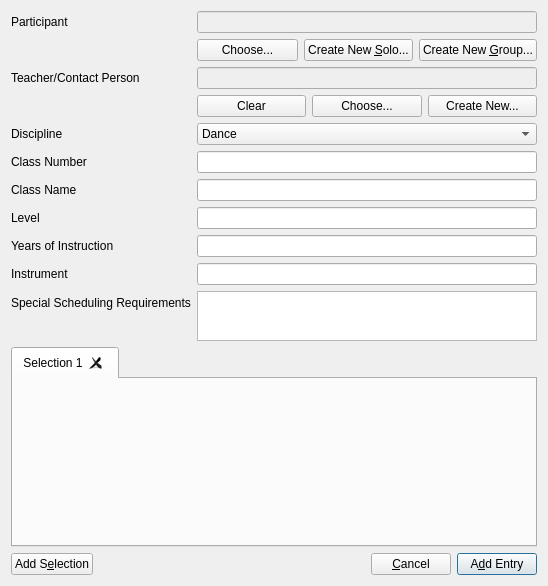
<?xml version="1.0" encoding="UTF-8"?>
<ui version="4.0">
 <class>AddEntryDialog</class>
 <widget class="QDialog" name="AddEntryDialog">
  <property name="windowModality">
   <enum>Qt::ApplicationModal</enum>
  </property>
  <property name="geometry">
   <rect>
    <x>0</x>
    <y>0</y>
    <width>548</width>
    <height>586</height>
   </rect>
  </property>
  <property name="windowTitle">
   <string>Add Entry</string>
  </property>
  <layout class="QGridLayout" name="gridLayout">
   <item row="2" column="0" colspan="4">
    <widget class="QTabWidget" name="tabWidget">
     <property name="currentIndex">
      <number>0</number>
     </property>
     <property name="tabsClosable">
      <bool>true</bool>
     </property>
     <widget class="QWidget" name="tabWidgetPage1">
      <attribute name="title">
       <string>Selection 1</string>
      </attribute>
      <layout class="QHBoxLayout" name="horizontalLayout">
       <item>
        <widget class="PieceWidget" name="widget" native="true"/>
       </item>
      </layout>
     </widget>
    </widget>
   </item>
   <item row="3" column="0">
    <widget class="QPushButton" name="addPieceBtn">
     <property name="text">
      <string>Add S&amp;election</string>
     </property>
    </widget>
   </item>
   <item row="3" column="1">
    <spacer name="horizontalSpacer">
     <property name="orientation">
      <enum>Qt::Horizontal</enum>
     </property>
     <property name="sizeHint" stdset="0">
      <size>
       <width>40</width>
       <height>20</height>
      </size>
     </property>
    </spacer>
   </item>
   <item row="3" column="2">
    <widget class="QPushButton" name="cancelBtn">
     <property name="text">
      <string>&amp;Cancel</string>
     </property>
     <property name="autoDefault">
      <bool>false</bool>
     </property>
    </widget>
   </item>
   <item row="3" column="3">
    <widget class="QPushButton" name="addEntryBtn">
     <property name="text">
      <string>A&amp;dd Entry</string>
     </property>
     <property name="autoDefault">
      <bool>false</bool>
     </property>
     <property name="default">
      <bool>true</bool>
     </property>
    </widget>
   </item>
   <item row="0" column="0" rowspan="2" colspan="4">
    <layout class="QFormLayout" name="formLayout_2">
     <property name="sizeConstraint">
      <enum>QLayout::SetMinAndMaxSize</enum>
     </property>
     <property name="fieldGrowthPolicy">
      <enum>QFormLayout::AllNonFixedFieldsGrow</enum>
     </property>
     <property name="rowWrapPolicy">
      <enum>QFormLayout::DontWrapRows</enum>
     </property>
     <item row="1" column="0">
      <widget class="QLabel" name="participantLabel">
       <property name="text">
        <string>Participant</string>
       </property>
      </widget>
     </item>
     <item row="1" column="1">
      <widget class="QLineEdit" name="participantLineEdit">
       <property name="enabled">
        <bool>false</bool>
       </property>
      </widget>
     </item>
     <item row="2" column="1">
      <layout class="QGridLayout" name="gridLayout_2">
       <item row="0" column="0">
        <widget class="QPushButton" name="chooseParticipantBtn">
         <property name="enabled">
          <bool>true</bool>
         </property>
         <property name="toolTip">
          <string/>
         </property>
         <property name="text">
          <string>Choose...</string>
         </property>
        </widget>
       </item>
       <item row="0" column="1">
        <widget class="QPushButton" name="createNewSoloParticipantBtn">
         <property name="text">
          <string>Create New &amp;Solo...</string>
         </property>
        </widget>
       </item>
       <item row="0" column="2">
        <widget class="QPushButton" name="createNewGroupParticipantBtn">
         <property name="text">
          <string>Create New &amp;Group...</string>
         </property>
        </widget>
       </item>
      </layout>
     </item>
     <item row="3" column="0">
      <widget class="QLabel" name="teacherLabel">
       <property name="text">
        <string>Teacher/Contact Person</string>
       </property>
      </widget>
     </item>
     <item row="3" column="1">
      <widget class="QLineEdit" name="teacherLineEdit">
       <property name="enabled">
        <bool>false</bool>
       </property>
      </widget>
     </item>
     <item row="4" column="1">
      <layout class="QGridLayout" name="gridLayout_3">
       <item row="0" column="1">
        <widget class="QPushButton" name="chooseTeacherBtn">
         <property name="enabled">
          <bool>true</bool>
         </property>
         <property name="text">
          <string>Choose...</string>
         </property>
        </widget>
       </item>
       <item row="0" column="2">
        <widget class="QPushButton" name="createNewTeacherBtn">
         <property name="text">
          <string>Create New...</string>
         </property>
        </widget>
       </item>
       <item row="0" column="0">
        <widget class="QPushButton" name="clearTeacherBtn">
         <property name="text">
          <string>Clear</string>
         </property>
        </widget>
       </item>
      </layout>
     </item>
     <item row="5" column="0">
      <widget class="QLabel" name="disciplineLabel">
       <property name="text">
        <string>Discipline</string>
       </property>
      </widget>
     </item>
     <item row="5" column="1">
      <widget class="QComboBox" name="disciplineComboBox">
       <item>
        <property name="text">
         <string>Dance</string>
        </property>
       </item>
       <item>
        <property name="text">
         <string>Piano</string>
        </property>
       </item>
       <item>
        <property name="text">
         <string>Choral</string>
        </property>
       </item>
       <item>
        <property name="text">
         <string>Vocal</string>
        </property>
       </item>
       <item>
        <property name="text">
         <string>Instrumental</string>
        </property>
       </item>
       <item>
        <property name="text">
         <string>Band</string>
        </property>
       </item>
       <item>
        <property name="text">
         <string>Speech</string>
        </property>
       </item>
      </widget>
     </item>
     <item row="6" column="0">
      <widget class="QLabel" name="classNumberLabel">
       <property name="text">
        <string>Class Number</string>
       </property>
      </widget>
     </item>
     <item row="6" column="1">
      <widget class="QLineEdit" name="classNumberLineEdit"/>
     </item>
     <item row="7" column="0">
      <widget class="QLabel" name="classNameLabel">
       <property name="text">
        <string>Class Name</string>
       </property>
      </widget>
     </item>
     <item row="7" column="1">
      <widget class="QLineEdit" name="classNameLineEdit"/>
     </item>
     <item row="8" column="0">
      <widget class="QLabel" name="levelLabel">
       <property name="text">
        <string>Level</string>
       </property>
      </widget>
     </item>
     <item row="8" column="1">
      <widget class="QLineEdit" name="levelLineEdit"/>
     </item>
     <item row="9" column="0">
      <widget class="QLabel" name="yearsOfInstructionLabel">
       <property name="text">
        <string>Years of Instruction</string>
       </property>
      </widget>
     </item>
     <item row="9" column="1">
      <widget class="QLineEdit" name="yearsOfInstructionLineEdit"/>
     </item>
     <item row="10" column="0">
      <widget class="QLabel" name="instrumentLabel">
       <property name="text">
        <string>Instrument</string>
       </property>
      </widget>
     </item>
     <item row="10" column="1">
      <widget class="QLineEdit" name="instrumentLineEdit"/>
     </item>
     <item row="11" column="0">
      <widget class="QLabel" name="specialSchedulingRequirementsLabel">
       <property name="text">
        <string>Special Scheduling Requirements</string>
       </property>
      </widget>
     </item>
     <item row="11" column="1">
      <widget class="QTextEdit" name="schedulingLineEdit">
       <property name="maximumSize">
        <size>
         <width>16777215</width>
         <height>50</height>
        </size>
       </property>
      </widget>
     </item>
    </layout>
   </item>
  </layout>
 </widget>
 <customwidgets>
  <customwidget>
   <class>PieceWidget</class>
   <extends>QWidget</extends>
   <header>pieceWidget</header>
   <container>1</container>
  </customwidget>
 </customwidgets>
 <tabstops>
  <tabstop>chooseParticipantBtn</tabstop>
  <tabstop>createNewSoloParticipantBtn</tabstop>
  <tabstop>createNewGroupParticipantBtn</tabstop>
  <tabstop>chooseTeacherBtn</tabstop>
  <tabstop>createNewTeacherBtn</tabstop>
  <tabstop>disciplineComboBox</tabstop>
  <tabstop>classNumberLineEdit</tabstop>
  <tabstop>classNameLineEdit</tabstop>
  <tabstop>levelLineEdit</tabstop>
  <tabstop>yearsOfInstructionLineEdit</tabstop>
  <tabstop>instrumentLineEdit</tabstop>
  <tabstop>schedulingLineEdit</tabstop>
  <tabstop>tabWidget</tabstop>
  <tabstop>addPieceBtn</tabstop>
  <tabstop>addEntryBtn</tabstop>
  <tabstop>cancelBtn</tabstop>
  <tabstop>teacherLineEdit</tabstop>
  <tabstop>participantLineEdit</tabstop>
 </tabstops>
 <resources/>
 <connections/>
</ui>
